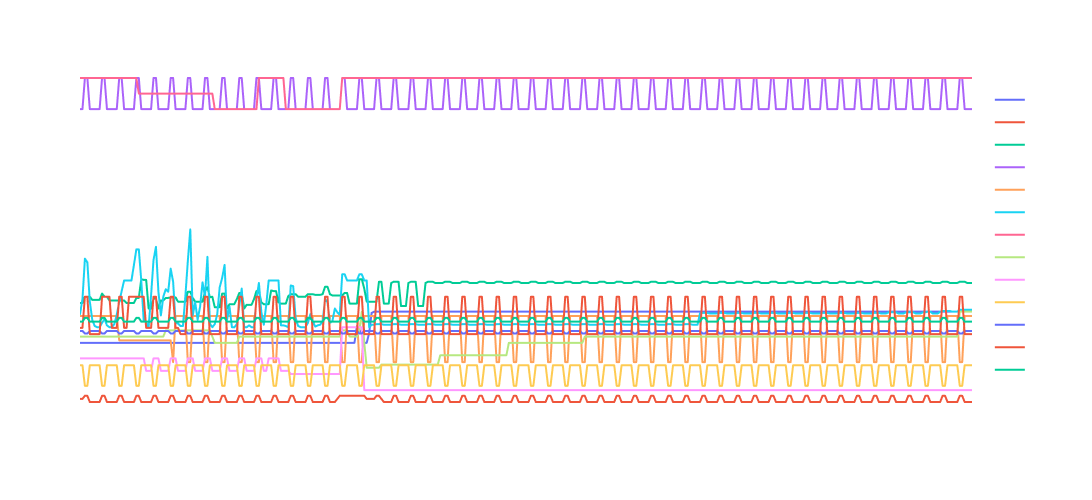

The code cell stored with this chart in its notebook:
### Markdown cell above
* Gráfico de lineas de Airbnbs con estacionalidad de precios

### Code cell
listaCambiantes = [16595,16821,13808,14290,23135,29683,2595,39282,23686,53469,57297,53470,59121]

fig = px.line(data_frame=ListingDiffSemanaFinde[(ListingDiffSemanaFinde["listing_id"].isin(listaCambiantes))], x='date', y='priceNum', color='listing_id')
fig.update_layout(height=500,width=1500,paper_bgcolor='rgba(0,0,0,0)', legend= dict(title="ID Airbnb"), xaxis_title = "", yaxis_title="Precio por noche ($)", title = dict(text="<b>Demostración de patrones de evolución del precio de algunos Airbnbs<b>", x=0.5,y=0.95,font=dict(size=17,color='white')), plot_bgcolor='rgba(0,0,0,0)', font = dict(color = 'white', size=15))    

fig.show()

### Figure 1 — Plotly figure (JSON) as saved in the notebook; plotly's stock layout.template omitted (floating-point values rounded to 4 significant figures; data arrays with more than 128 entries replaced by an {"elided": "..."} marker saying what was removed)
{"data": [{"hovertemplate": "listing_id=2595<br>date=%{x}<br>priceNum=%{y}<extra></extra>", "legendgroup": "2595", "line": {"color": "#636efa", "dash": "solid"}, "marker": {"symbol": "circle"}, "mode": "lines", "name": "2595", "showlegend": true, "type": "scattergl", "x": {"elided": "365 str values"}, "xaxis": "x", "y": {"elided": "365 int values"}, "yaxis": "y"}, {"hovertemplate": "listing_id=13808<br>date=%{x}<br>priceNum=%{y}<extra></extra>", "legendgroup": "13808", "line": {"color": "#EF553B", "dash": "solid"}, "marker": {"symbol": "circle"}, "mode": "lines", "name": "13808", "showlegend": true, "type": "scattergl", "x": {"elided": "365 str values"}, "xaxis": "x", "y": {"elided": "365 int values"}, "yaxis": "y"}, {"hovertemplate": "listing_id=14290<br>date=%{x}<br>priceNum=%{y}<extra></extra>", "legendgroup": "14290", "line": {"color": "#00cc96", "dash": "solid"}, "marker": {"symbol": "circle"}, "mode": "lines", "name": "14290", "showlegend": true, "type": "scattergl", "x": {"elided": "365 str values"}, "xaxis": "x", "y": {"elided": "365 int values"}, "yaxis": "y"}, {"hovertemplate": "listing_id=16595<br>date=%{x}<br>priceNum=%{y}<extra></extra>", "legendgroup": "16595", "line": {"color": "#ab63fa", "dash": "solid"}, "marker": {"symbol": "circle"}, "mode": "lines", "name": "16595", "showlegend": true, "type": "scattergl", "x": {"elided": "365 str values"}, "xaxis": "x", "y": {"elided": "365 int values"}, "yaxis": "y"}, {"hovertemplate": "listing_id=16821<br>date=%{x}<br>priceNum=%{y}<extra></extra>", "legendgroup": "16821", "line": {"color": "#FFA15A", "dash": "solid"}, "marker": {"symbol": "circle"}, "mode": "lines", "name": "16821", "showlegend": true, "type": "scattergl", "x": {"elided": "365 str values"}, "xaxis": "x", "y": {"elided": "365 int values"}, "yaxis": "y"}, {"hovertemplate": "listing_id=23135<br>date=%{x}<br>priceNum=%{y}<extra></extra>", "legendgroup": "23135", "line": {"color": "#19d3f3", "dash": "solid"}, "marker": {"symbol": "circle"}, "mode": "lines", "name": "23135", "showlegend": true, "type": "scattergl", "x": {"elided": "365 str values"}, "xaxis": "x", "y": {"elided": "365 int values"}, "yaxis": "y"}, {"hovertemplate": "listing_id=23686<br>date=%{x}<br>priceNum=%{y}<extra></extra>", "legendgroup": "23686", "line": {"color": "#FF6692", "dash": "solid"}, "marker": {"symbol": "circle"}, "mode": "lines", "name": "23686", "showlegend": true, "type": "scattergl", "x": {"elided": "365 str values"}, "xaxis": "x", "y": {"elided": "365 int values"}, "yaxis": "y"}, {"hovertemplate": "listing_id=29683<br>date=%{x}<br>priceNum=%{y}<extra></extra>", "legendgroup": "29683", "line": {"color": "#B6E880", "dash": "solid"}, "marker": {"symbol": "circle"}, "mode": "lines", "name": "29683", "showlegend": true, "type": "scattergl", "x": {"elided": "365 str values"}, "xaxis": "x", "y": {"elided": "365 int values"}, "yaxis": "y"}, {"hovertemplate": "listing_id=39282<br>date=%{x}<br>priceNum=%{y}<extra></extra>", "legendgroup": "39282", "line": {"color": "#FF97FF", "dash": "solid"}, "marker": {"symbol": "circle"}, "mode": "lines", "name": "39282", "showlegend": true, "type": "scattergl", "x": {"elided": "365 str values"}, "xaxis": "x", "y": {"elided": "365 int values"}, "yaxis": "y"}, {"hovertemplate": "listing_id=53469<br>date=%{x}<br>priceNum=%{y}<extra></extra>", "legendgroup": "53469", "line": {"color": "#FECB52", "dash": "solid"}, "marker": {"symbol": "circle"}, "mode": "lines", "name": "53469", "showlegend": true, "type": "scattergl", "x": {"elided": "365 str values"}, "xaxis": "x", "y": {"elided": "365 int values"}, "yaxis": "y"}, {"hovertemplate": "listing_id=53470<br>date=%{x}<br>priceNum=%{y}<extra></extra>", "legendgroup": "53470", "line": {"color": "#636efa", "dash": "solid"}, "marker": {"symbol": "circle"}, "mode": "lines", "name": "53470", "showlegend": true, "type": "scattergl", "x": {"elided": "365 str values"}, "xaxis": "x", "y": {"elided": "365 int values"}, "yaxis": "y"}, {"hovertemplate": "listing_id=57297<br>date=%{x}<br>priceNum=%{y}<extra></extra>", "legendgroup": "57297", "line": {"color": "#EF553B", "dash": "solid"}, "marker": {"symbol": "circle"}, "mode": "lines", "name": "57297", "showlegend": true, "type": "scattergl", "x": {"elided": "365 str values"}, "xaxis": "x", "y": {"elided": "365 int values"}, "yaxis": "y"}, {"hovertemplate": "listing_id=59121<br>date=%{x}<br>priceNum=%{y}<extra></extra>", "legendgroup": "59121", "line": {"color": "#00cc96", "dash": "solid"}, "marker": {"symbol": "circle"}, "mode": "lines", "name": "59121", "showlegend": true, "type": "scattergl", "x": {"elided": "365 str values"}, "xaxis": "x", "y": {"elided": "365 int values"}, "yaxis": "y"}], "layout": {"font": {"color": "white", "size": 15}, "height": 500, "legend": {"title": {"text": "ID Airbnb"}, "tracegroupgap": 0}, "margin": {"t": 60}, "paper_bgcolor": "rgba(0,0,0,0)", "plot_bgcolor": "rgba(0,0,0,0)", "title": {"font": {"color": "white", "size": 17}, "text": "<b>Demostración de patrones de evolución del precio de algunos Airbnbs<b>", "x": 0.5, "y": 0.95}, "width": 1500, "xaxis": {"anchor": "y", "domain": [0, 1], "title": {"text": ""}}, "yaxis": {"anchor": "x", "domain": [0, 1], "title": {"text": "Precio por noche ($)"}}}}
